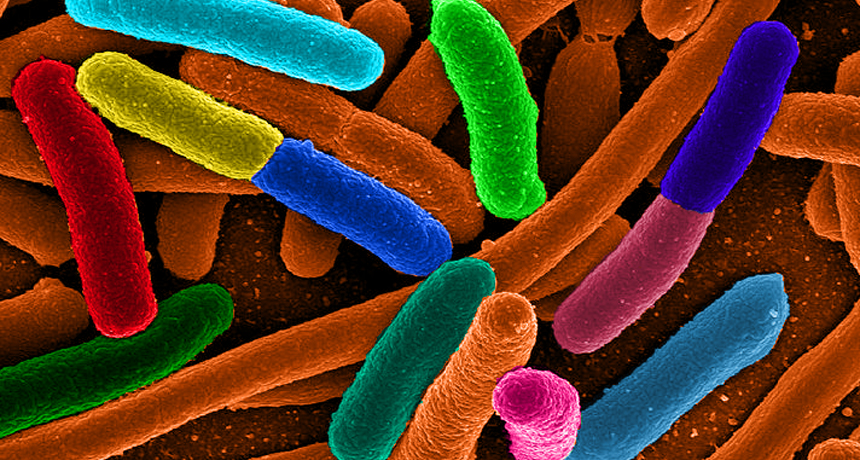
#> input picture imagenes/bac.jpg, 860 x 460 px; its folder holds 3 pictures in this run
$ python 'from clases import ImagenSencilla # Aseg.py'
#> lines starting #> are read from the running program, lines starting #| are printed output that depends on the picture
### clases.py
import os
import cv2
import numpy as np
import pydicom
import matplotlib.pyplot as plt
import nibabel as nib
from nilearn import plotting
from skimage.morphology import skeletonize
from skimage.util import invert

class Paciente:
    # [5 lines left out: function __init__, not called in this run]

class ArchivosDicom:
    # [119 lines left out: functions __init__, cargar_dicoms, reconstruccion_3d, mostrar_cortes, transformar_imagen, not called in this run]

class ImagenSencilla:
    def __init__(self, carpeta="imagenes"):
        self.carpeta = carpeta
        self.imagenes = {}

    def cargar_imagenes(self):
        extensiones = (".png", ".jpg")
        for archivo in os.listdir(self.carpeta):
            if archivo.lower().endswith(extensiones):
                ruta = os.path.join(self.carpeta, archivo)
                imagen = cv2.imread(ruta, cv2.IMREAD_GRAYSCALE)
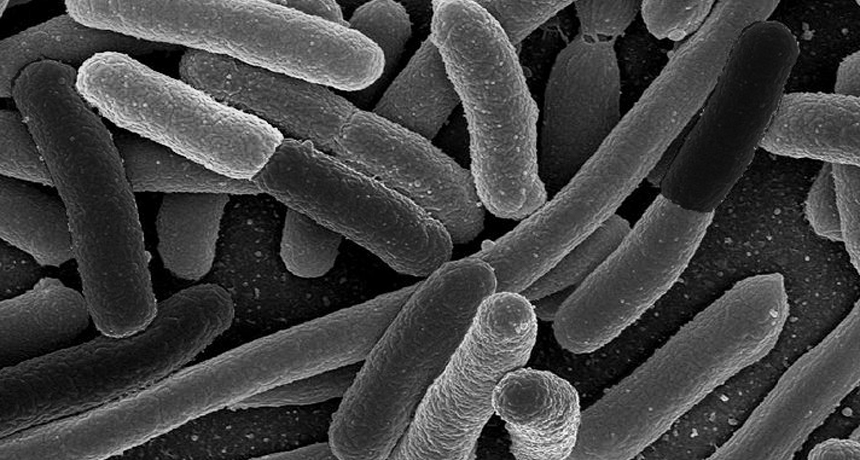
#> imagen: shape (460, 860); min 0, max 255, mean 66.9
                if imagen is not None:
                    self.imagenes[archivo] = imagen

    # [112 lines left out: functions binarizacion, transformacion, dibujar, procesar_imagen, not called in this run]

### from clases import ImagenSencilla # Aseg.py
from clases import ImagenSencilla
import matplotlib.pyplot as plt

# Crear el objeto y cargar imágenes desde la carpeta "imagenes"
sistema = ImagenSencilla("imagenes")
sistema.cargar_imagenes()

# Mostrar imágenes cargadas
print("Imágenes encontradas:")
for nombre in sistema.imagenes:
    print("-", nombre)
#> this loop made 3 passes
#> nombre on passes 1 to 3: 'bac.jpg', 'comparacion_transformada.png', 'cortes_volumen.png'
#| - bac.jpg
#| - comparacion_transformada.png
#| - cortes_volumen.png

# Pedir al usuario el nombre de la imagen exacta
nombre = input("\nEscribe el nombre exacto de la imagen (ej: foto1.png): ")
#> the answer given: imagenes/bac.jpg

# Verificar si existe la imagen
if nombre not in sistema.imagenes:
    print("La imagen no fue encontrada.")
else:
    # Parámetros de prueba (puedes cambiarlos si quieres)
    tipo_umbral = 1          # 1: binario
    umbral_valor = 127       # valor de umbral
    tipo_transformacion = 4  # 4: cierre
    kernel = 5               # tamaño de kernel
    forma = "cuadrado"       # "cuadrado" o "circulo"

    # Procesar imagen
    resultado = sistema.procesar_imagen(
        nombre,
        tipo_umbral,
        umbral_valor,
        tipo_transformacion,
        kernel,
        forma
    )

    # Mostrar resultado
    if resultado:
        print(f"\nImagen procesada y guardada como: {resultado}")
        plt.imshow(sistema.imagenes[nombre], cmap='gray')
        plt.title("Imagen original")
        plt.axis("off")
        plt.show()
    else:
        print("No se pudo procesar la imagen.")
